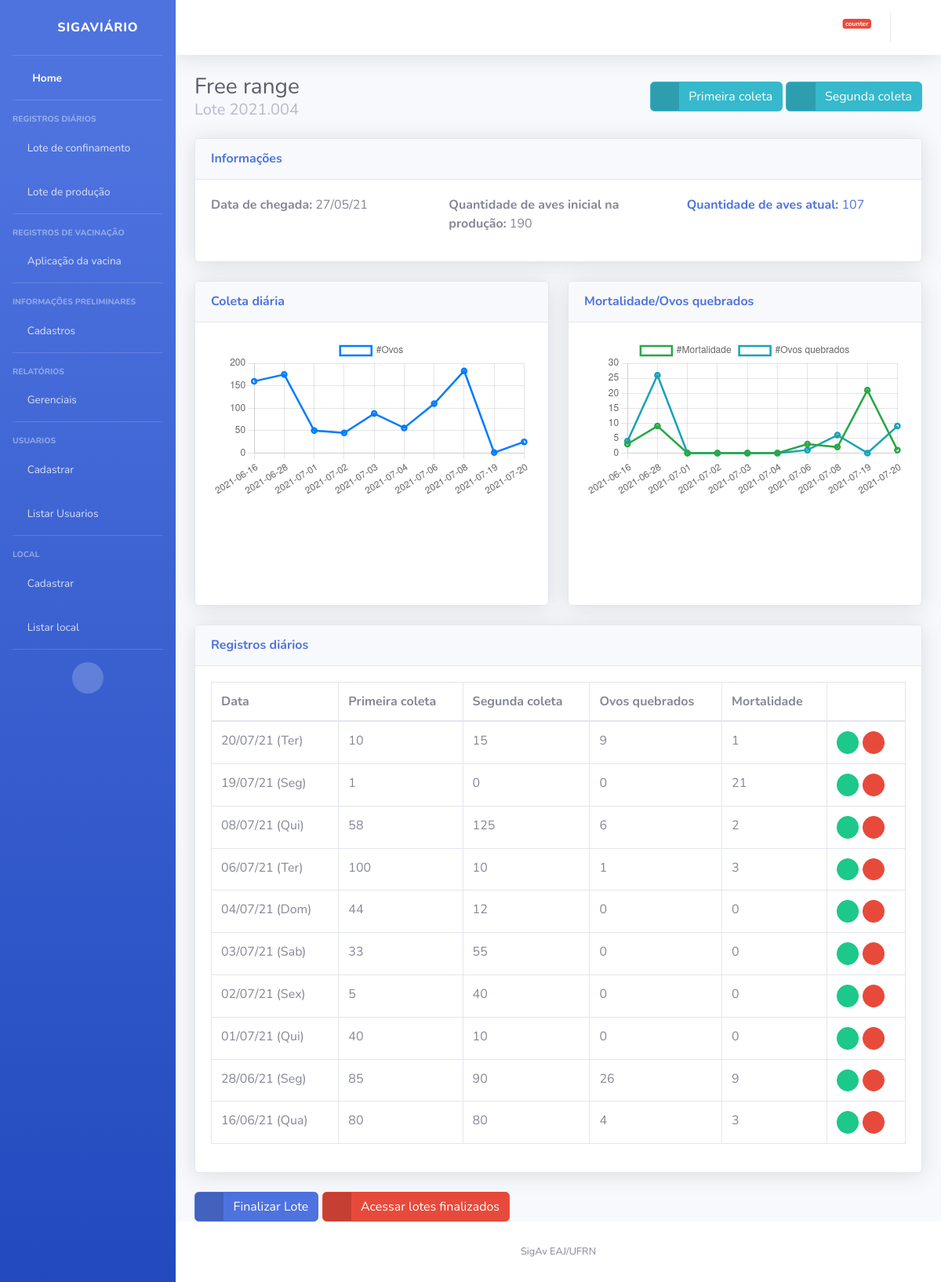
Screenshot of /producao/detalhes/22 with the database file from the repository.
### producao/models.py (models this page shows, shortened)
class Fase_postura(models.Model):
    lote = models.ForeignKey(Lote, on_delete=models.RESTRICT)
    tipo_sistema = models.CharField(max_length=1, choices=TIPODECRIACAO)
    data_chegada = models.DateField(default=date.today)
    quantidade_aves_chegada = models.PositiveIntegerField()
    quantidade_aves_final = models.PositiveIntegerField(null=True, blank=True)
    status = models.CharField(max_length=1, choices=STATUS, default='A') # Representa a existência ou não das aves no ambiente
    observacoes = models.CharField(max_length=400, null=True, blank=True)
    class Meta:
        ordering = ('status','tipo_sistema',)

class Movimento_diario_postura(models.Model):
    fase_postura = models.ForeignKey(Fase_postura, on_delete=models.RESTRICT)
    data = models.DateField(default=date.today)
    mortalidade = models.PositiveIntegerField(default=0)
    primeira_coleta = models.PositiveIntegerField(null=True)
    segunda_coleta = models.PositiveIntegerField(null=True)
    ovos_quebrados = models.PositiveIntegerField(default=0)
    percentual_postura = models.PositiveIntegerField(null=True, blank=True) # Valor calculado automaticamente
    class Meta:
        ordering = ('fase_postura', 'data',)

### lote/models.py (models this page shows)
class Lote(models.Model):
    codigo = models.CharField(max_length=50, unique=True)
    aptidao = models.CharField(max_length=1, choices=APTIDAO, default='B')
    data_chegada = models.DateField(default=date.today)
    localidade = models.CharField(max_length=200)
    quantidade_aves_chegada = models.PositiveIntegerField()
    quantidade_aves_final = models.PositiveIntegerField(null=True, blank=True)
    raca = models.CharField(max_length=1, choices=RACA)
    status = models.CharField(max_length=1, choices=STATUS, default='A')
    def __str__(self):
        return self.codigo
    class Meta:
        ordering = ('status','data_chegada',)

### producao/views.py (the view)
# urls.py: path('detalhes/', views.detalhes, name='detalhes'),
def detalhes(request, pk):
    lote_postura = Fase_postura.objects.filter(pk=pk)[0]
    movimento_diario=Movimento_diario_postura.objects.filter(fase_postura=lote_postura).order_by('-data')
    movimento_diario_graficos = movimento_diario.reverse()
    datas_mortalidade = []
    datas_coleta = []
    mortalidade = []
    ovos_quebrados = []
    coletas = []
    for i, registro in enumerate(movimento_diario_graficos):
        datas_mortalidade.insert(i, str(registro.data))
        mortalidade.insert(i, registro.mortalidade)
        ovos_quebrados.insert(i, registro.ovos_quebrados)
        datas_coleta.insert(i, str(registro.data))
        coletas.insert(i, int(registro.primeira_coleta or 0) + int(registro.segunda_coleta or 0))
    informacoes = {
        'producao': lote_postura,
        'movimento_diario':movimento_diario,
        'datas_mortalidade': json.dumps(datas_mortalidade),
        'mortalidade': json.dumps(mortalidade),
        'ovos_quebrados': json.dumps(ovos_quebrados),
        'datas_coletas': json.dumps(datas_coleta),
        'coletas': json.dumps(coletas)
    }
    return render(request, "producao/detalhes.html", informacoes)

### templates/producao/detalhes.html (shortened to what this page needs)
{% extends "base.html" %}
{% block titulo %}
  {{producao.get_tipo_sistema_display}}
  <p class="m-0 h5 font-weight-regular text-gray-500">Lote {{producao.lote}}</p>
{% endblock %}
{% block titulo_lateral %}
<a href="{% url 'producao:criar_registro_diario_1' pk=producao.id %}" class="btn btn-info btn-icon-split">
    <span class="icon text-white-50">
      <i class="fas fa-info-circle"></i>
    </span>
    <span class="text">Primeira coleta</span>
  </a>
  <a href="{% url 'producao:criar_registro_diario_2' pk=producao.id %}" class="btn btn-info btn-icon-split">
    <span class="icon text-white-50">
      <i class="fas fa-info-circle"></i>
    </span>
    <span class="text">Segunda coleta</span>
  </a>
{% endblock %}
{% block conteudo %}
{% if producao != None %}
    <div class="row">
        <div class="col">
          <div class="card shadow mb-4">
              <div class="card-header py-3">
                  <h6 class="m-0 font-weight-bold text-primary">Informações</h6>
              </div>
              <div class="card-body">
                <div class="row">
                  <div class="col-lg-4">
                    <p><strong>Data de chegada:</strong> {{producao.data_chegada|date:"d/m/y"}}</p>
                  </div>
                  <div class="col-lg-4">
                    <p><strong>Quantidade de aves inicial na produção:</strong> {{producao.quantidade_aves_chegada}}</p>
                  </div>
                  <div class="col-lg-4">
                    <p style="color: #4e73df"><strong>Quantidade de aves atual:</strong> {{producao.quantidade_aves_final}}</p>
                  </div>
                </div>
              </div>
          </div>
        </div>
      </div>
      <div class="row">
        <div class="col-lg-6">
          <div class="card shadow mb-4">
            <div class="card-header py-3 d-flex flex-row align-items-center justify-content-between">
              <h6 class="m-0 font-weight-bold text-primary">Coleta diária</h6>
            </div>
            <div class="card-body">
              <div class="chart-area">
                <canvas id="coleta_chart"></canvas>
              </div>
            </div>
          </div>
        </div>
        <div class="col-lg-6">
          <div class="card shadow mb-4">
            <div class="card-header py-3 d-flex flex-row align-items-center justify-content-between">
              <h6 class="m-0 font-weight-bold text-primary">Mortalidade/Ovos quebrados</h6>
            </div>
            <div class="card-body">
              <div class="chart-area">
                <canvas id="mortalidade_chart"></canvas>
              </div>
            </div>
          </div>
        </div>
    </div>
    <div class="card shadow mb-4">
      <div class="card-header py-3">
        <h6 class="m-0 font-weight-bold text-primary">Registros diários</h6>
      </div>
      <div class="card-body">
        <div class="table-responsive">
          <table class="table table-bordered" id="dataTable" width="100%" cellspacing="0">
            <thead>
              <tr>
                <th>Data</th>
                <th>Primeira coleta</th>
                <th>Segunda coleta</th>
                <th>Ovos quebrados</th>
                <th>Mortalidade</th>
                <th></th>
              </tr>
            </thead>
            <tbody>
              {% for movimento in movimento_diario %}
              <tr>
                  <td>{{movimento.data|date:"d/m/y (D)" }}</td>
                  <td>
                  {% if movimento.primeira_coleta != None %}
                    {{movimento.primeira_coleta}}
                  {% else %}
                    -
                  {% endif %}
                  </td>
                  <td>
                  {% if movimento.segunda_coleta != None %}
                    {{movimento.segunda_coleta}}
                  {% else %}
                    -
                  {% endif %}
                </td>
                  <td>{{movimento.ovos_quebrados}}</td>
                  <td>{{movimento.mortalidade}}</td>
                  <td>
                    <a href="{% url 'producao:editar_registro' pk=movimento.pk %}" class="btn btn-success btn-circle btn-sm">
                      <i class="fas fa-pencil-alt"></i>
                    </a>
                    <a href="" class="btn btn-danger btn-circle btn-sm" data-toggle="modal" data-target="#fm-modal-grid-{{movimento.pk}}"
                            data-tt="tooltip" title="Deletar">
                        <i class="fa fa-trash" aria-hidden="true"></i>
                    </a>
                  </td>
              </tr>
              {% endfor %}
            </tbody>
          </table>
        </div>
      </div>
    </div>
    <a href="{% url 'producao:cadastrar' %}" class="btn btn-primary btn-icon-split">
      <span class="icon text-white-50">
        <i class="fas fa-egg"></i>
      </span>
      <span id="teste" class="text">Finalizar Lote</span>
    </a>
    <a href="#" class="btn btn-danger btn-icon-split">
      <span class="icon text-white-50">
        <i class="fas fa-window-close"></i>
      </span>
      <span class="text">Acessar lotes finalizados</span>
    </a>
{% endif %}
  <script>
    window.onload = function () {
      var ctx1 = document.getElementById("mortalidade_chart").getContext('2d');
      var grafico1 = new Chart(ctx1, {
          type: 'line',
          data: {
              labels: {{  datas_mortalidade | safe }},
              datasets: [
              {
                  label: '#Mortalidade',
                  data: {{ mortalidade | safe }},
                  backgroundColor: 'rgba(74, 111, 220, 0)',
                  borderColor: '#28a745',
                  borderWidth: 2.5
              },
              {
                  label: '#Ovos quebrados',
                  data: {{ ovos_quebrados | safe }},
                  backgroundColor: 'rgba(74, 111, 220, 0)',
                  borderColor: '#17a2b8',
                  borderWidth: 2.5
              }
              ]
          },
          options: {
              scales: {
                  yAxes: [{
                      ticks: {
                          beginAtZero: true
                      }
                  }]
              }
          }
      });
      var ctx2 = document.getElementById("coleta_chart").getContext('2d');
      var grafico2 = new Chart(ctx2, {
          type: 'line',
          data: {
              labels: {{  datas_coletas | safe }},
              datasets: [
              {
                  label: '#Ovos',
                  data: {{ coletas | safe }},
                  backgroundColor: 'rgba(74, 111, 220, 0)',
                  borderColor: '#007bff',
                  borderWidth: 2.5
              }
              ]
          },
          options: {
              scales: {
                  yAxes: [{
                      ticks: {
                          beginAtZero: true
                      }
                  }]
              }
          }
      });
      grafico1.render();
      grafico2.render();
    }
  </script>
{% endblock %}

### rows the page displays
Fase_postura: tipo_sistema "Free range", lote "2021.004", data_chegada "27/05/21", quantidade_aves_chegada "190", quantidade_aves_final "107"
Movimento_diario_postura: data "20/07/21 (Ter)", primeira_coleta "10", segunda_coleta "15", ovos_quebrados "9", mortalidade "1"
Movimento_diario_postura: data "19/07/21 (Seg)", primeira_coleta "1", segunda_coleta "0", ovos_quebrados "0", mortalidade "21"
Movimento_diario_postura: data "08/07/21 (Qui)", primeira_coleta "58", segunda_coleta "125", ovos_quebrados "6", mortalidade "2"
Movimento_diario_postura: data "06/07/21 (Ter)", primeira_coleta "100", segunda_coleta "10", ovos_quebrados "1", mortalidade "3"
Movimento_diario_postura: data "04/07/21 (Dom)", primeira_coleta "44", segunda_coleta "12", ovos_quebrados "0", mortalidade "0"
Movimento_diario_postura: data "03/07/21 (Sab)", primeira_coleta "33", segunda_coleta "55", ovos_quebrados "0", mortalidade "0"
Movimento_diario_postura: data "02/07/21 (Sex)", primeira_coleta "5", segunda_coleta "40", ovos_quebrados "0", mortalidade "0"
Movimento_diario_postura: data "01/07/21 (Qui)", primeira_coleta "40", segunda_coleta "10", ovos_quebrados "0", mortalidade "0"
Movimento_diario_postura: data "28/06/21 (Seg)", primeira_coleta "85", segunda_coleta "90", ovos_quebrados "26", mortalidade "9"
Movimento_diario_postura: data "16/06/21 (Qua)", primeira_coleta "80", segunda_coleta "80", ovos_quebrados "4", mortalidade "3"

### other values shown
chart data {{ datas_mortalidade | safe }} ["2021-06-16", "2021-06-28", "2021-07-01", "2021-07-02", "2021-07-03", "2021-07-04", "2021-07-06", "2021-07-08", "2021-07-19", "2021-07-20"]
chart data {{ mortalidade | safe }} [3, 9, 0, 0, 0, 0, 3, 2, 21, 1]
chart data {{ ovos_quebrados | safe }} [4, 26, 0, 0, 0, 0, 1, 6, 0, 9]
chart data {{ datas_coletas | safe }} ["2021-06-16", "2021-06-28", "2021-07-01", "2021-07-02", "2021-07-03", "2021-07-04", "2021-07-06", "2021-07-08", "2021-07-19", "2021-07-20"]
